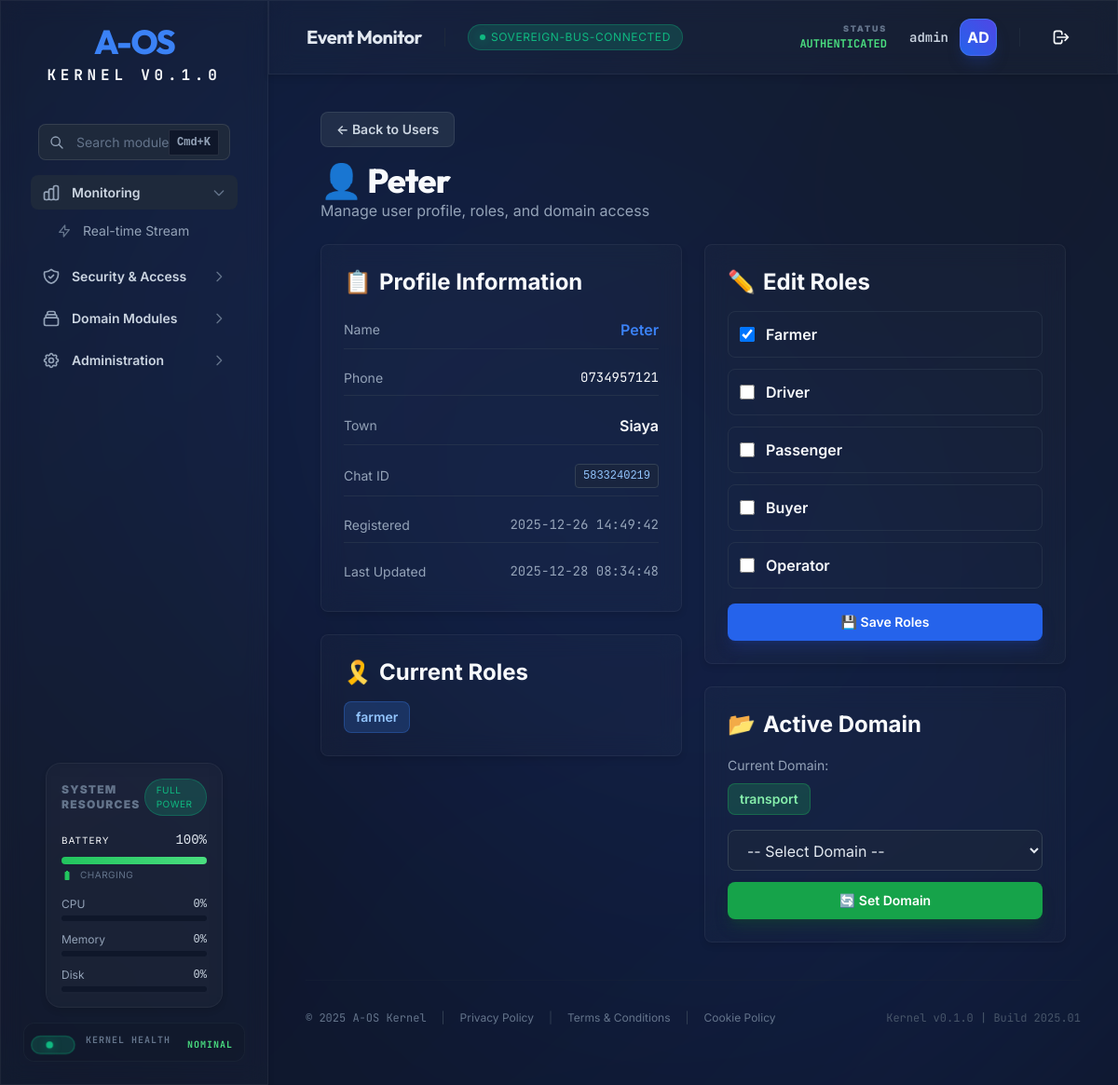
The app's page /dashboard/users/5833240219 (signed in), older data.
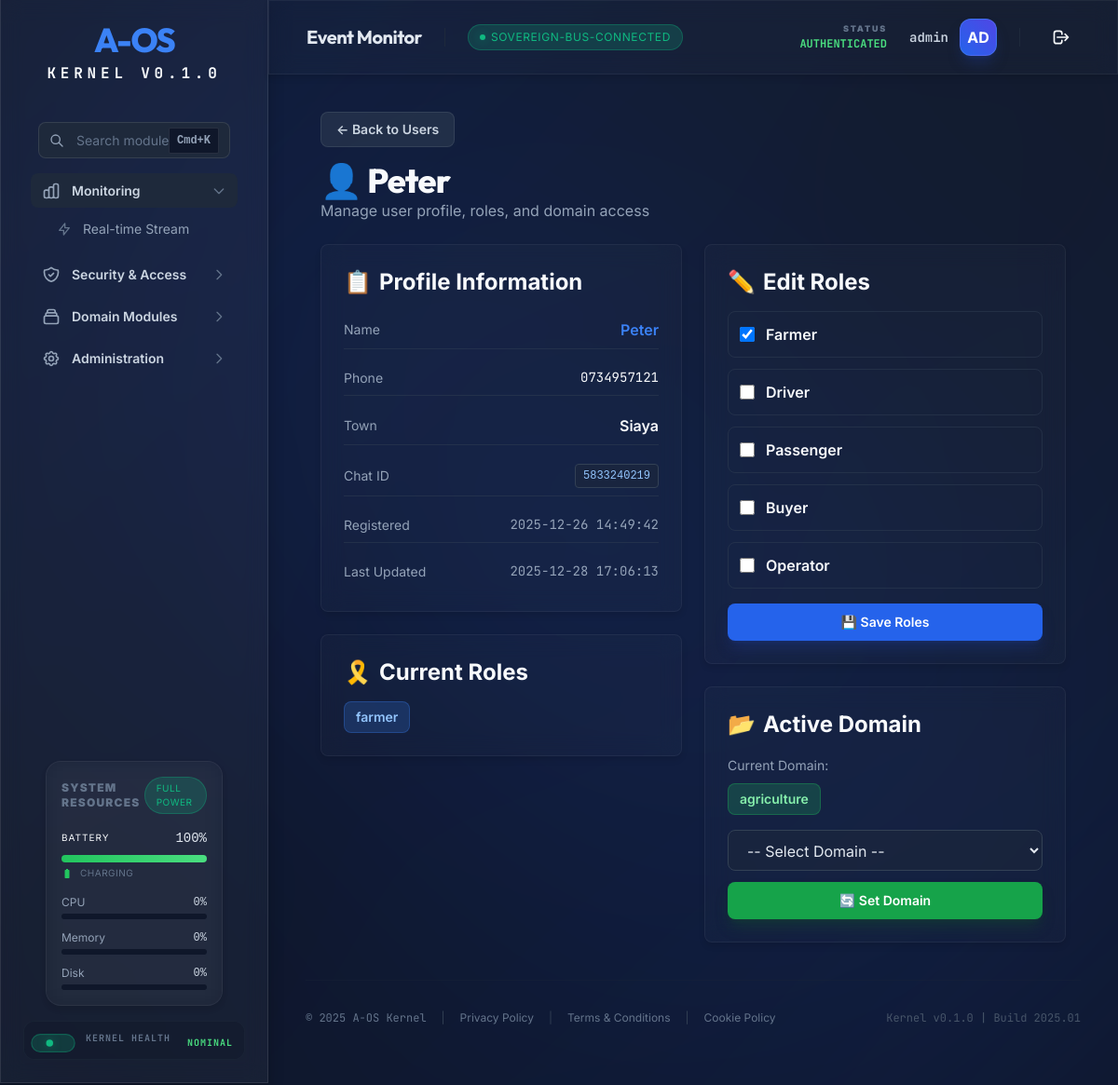
The same page, newer data.
### tables this page shows
CREATE TABLE telegram_users (
            id INTEGER PRIMARY KEY AUTOINCREMENT,
            chat_id INTEGER UNIQUE NOT NULL,
            phone TEXT UNIQUE NOT NULL,
            name TEXT NOT NULL,
            town TEXT,
            roles TEXT DEFAULT '[]',
            created_at TIMESTAMP DEFAULT CURRENT_TIMESTAMP,
            updated_at TIMESTAMP DEFAULT CURRENT_TIMESTAMP
        , active_domain TEXT);

### aos/api/routers/admin_users.py (the view)
@router.get("/users/{chat_id}", response_class=HTMLResponse)
async def user_detail(request: Request, chat_id: int, current_user: dict = Depends(get_current_operator)):
    user_service = UniversalUserService()
    user = user_service.get_user_by_chat_id(chat_id)
    if not user:
        raise HTTPException(status_code=404, detail="User not found")
    return templates.TemplateResponse("admin_user_detail.html", {
        "request": request,
        "user": current_user,  # Dashboard template expects 'user' object
        "telegram_user": user,  # Rename to avoid confusion
        "username": current_user["username"],
        "available_roles": user_service.VALID_ROLES
    })

### aos/api/templates/admin_user_detail.html (shortened to what this page needs)
{% extends "dashboard.html" %}
{% block content %}
<div class="aos-container">
    <div class="aos-mb-4">
        <a href="/dashboard/users"
            class="inline-flex items-center px-4 py-2 text-sm font-semibold rounded-lg bg-slate-700/50 text-slate-300 border border-slate-600/50 hover:bg-slate-700/70 hover:border-slate-500/70 transition-all duration-200">
            ← Back to Users
        </a>
    </div>
    <div class="aos-page-header">
        <h1 class="aos-h1">👤 {{ telegram_user.name }}</h1>
        <p class="aos-text-muted">Manage user profile, roles, and domain access</p>
    </div>
    <div class="aos-grid aos-grid-cols-2 aos-gap-6">
        <div class="space-y-6">
            <div class="aos-glass aos-p-6 aos-rounded-lg">
                <h2 class="aos-h3 aos-mb-4 flex items-center">
                    <span class="mr-2">📋</span> Profile Information
                </h2>
                <div class="space-y-3">
                    <div class="flex justify-between items-center py-2 border-b border-slate-700/50">
                        <span class="aos-text-muted aos-text-sm">Name</span>
                        <span class="aos-font-semibold aos-text-primary">{{ telegram_user.name }}</span>
                    </div>
                    <div class="flex justify-between items-center py-2 border-b border-slate-700/50">
                        <span class="aos-text-muted aos-text-sm">Phone</span>
                        <span class="aos-text-mono aos-text-sm">{{ telegram_user.phone }}</span>
                    </div>
                    <div class="flex justify-between items-center py-2 border-b border-slate-700/50">
                        <span class="aos-text-muted aos-text-sm">Town</span>
                        <span class="aos-font-semibold">{{ telegram_user.town }}</span>
                    </div>
                    <div class="flex justify-between items-center py-2 border-b border-slate-700/50">
                        <span class="aos-text-muted aos-text-sm">Chat ID</span>
                        <code class="px-2 py-1 text-xs rounded bg-slate-800/50 text-blue-300 border border-slate-700">
                            {{ telegram_user.chat_id }}
                        </code>
                    </div>
                    <div class="flex justify-between items-center py-2 border-b border-slate-700/50">
                        <span class="aos-text-muted aos-text-sm">Registered</span>
                        <span class="aos-text-mono aos-text-sm aos-text-muted">{{ telegram_user.created_at }}</span>
                    </div>
                    <div class="flex justify-between items-center py-2">
                        <span class="aos-text-muted aos-text-sm">Last Updated</span>
                        <span class="aos-text-mono aos-text-sm aos-text-muted">{{ telegram_user.updated_at }}</span>
                    </div>
                </div>
            </div>
            <div class="aos-glass aos-p-6 aos-rounded-lg">
                <h2 class="aos-h3 aos-mb-4 flex items-center">
                    <span class="mr-2">🎗️</span> Current Roles
                </h2>
                <div class="flex flex-wrap gap-2">
                    {% for role in telegram_user.roles %}
                    <span
                        class="inline-block px-3 py-1.5 text-sm font-semibold rounded-lg bg-blue-500/20 text-blue-300 border border-blue-500/30">
                        {{ role }}
                    </span>
                    {% endfor %}
                </div>
            </div>
        </div>
        <div class="space-y-6">
            <div class="aos-glass aos-p-6 aos-rounded-lg">
                <h2 class="aos-h3 aos-mb-4 flex items-center">
                    <span class="mr-2">✏️</span> Edit Roles
                </h2>
                <form method="POST" action="/dashboard/users/{{ telegram_user.chat_id }}/roles">
                    <div class="space-y-3 aos-mb-4">
                        {% for role in available_roles %}
                        <label
                            class="flex items-center p-3 rounded-lg border border-slate-700/50 hover:border-blue-500/50 hover:bg-white/5 transition-all duration-200 cursor-pointer">
                            <input type="checkbox" name="roles" value="{{ role }}" {% if role in telegram_user.roles
                                %}checked{% endif %}
                                class="w-4 h-4 rounded border-slate-600 text-blue-600 focus:ring-blue-500 focus:ring-offset-slate-900">
                            <span class="ml-3 aos-font-semibold">{{ role.capitalize() }}</span>
                        </label>
                        {% endfor %}
                    </div>
                    <button type="submit"
                        class="w-full px-4 py-2.5 text-sm font-semibold rounded-lg bg-blue-600 text-white hover:bg-blue-700 transition-all duration-200 shadow-lg shadow-blue-900/40">
                        💾 Save Roles
                    </button>
                </form>
            </div>
            <div class="aos-glass aos-p-6 aos-rounded-lg">
                <h2 class="aos-h3 aos-mb-4 flex items-center">
                    <span class="mr-2">📂</span> Active Domain
                </h2>
                <div class="aos-mb-4">
                    <span class="aos-text-muted aos-text-sm">Current Domain:</span>
                    <div class="mt-2">
                        {% if telegram_user.active_domain %}
                        <span
                            class="inline-block px-3 py-1.5 text-sm font-semibold rounded-lg bg-green-500/20 text-green-300 border border-green-500/30">
                            {{ telegram_user.active_domain }}
                        </span>
                        {% else %}
                        <span
                            class="inline-block px-3 py-1.5 text-sm font-semibold rounded-lg bg-yellow-500/20 text-yellow-300 border border-yellow-500/30">
                            None
                        </span>
                        {% endif %}
                    </div>
                </div>
                <form method="POST" action="/dashboard/users/{{ telegram_user.chat_id }}/domain">
                    <select name="domain"
                        class="w-full px-4 py-2.5 aos-mb-3 rounded-lg bg-slate-800/50 border border-slate-700 text-slate-200 focus:border-blue-500 focus:ring-1 focus:ring-blue-500 transition-all duration-200">
                        <option value="">-- Select Domain --</option>
                    </select>
                    <button type="submit"
                        class="w-full px-4 py-2.5 text-sm font-semibold rounded-lg bg-green-600 text-white hover:bg-green-700 transition-all duration-200 shadow-lg shadow-green-900/40">
                        🔄 Set Domain
                    </button>
                </form>
            </div>
        </div>
    </div>
</div>
{% endblock %}

Row changes from the older to the newer data that the page shows:
changed telegram_users "Peter": updated_at "2025-12-28 08:34:48" → "2025-12-28 17:06:13"; active_domain "transport" → "agriculture"
